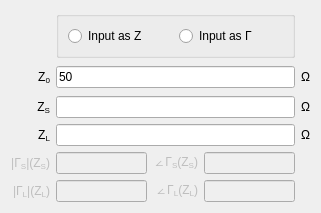
       <widget class="QWidget" name="layoutWidget">
        <property name="geometry">
         <rect>
          <x>0</x>
          <y>340</y>
          <width>321</width>
          <height>213</height>
         </rect>
        </property>
        <layout class="QGridLayout" name="gridLayout_17">
         <item row="0" column="1" colspan="3">
          <widget class="QGroupBox" name="groupBox_8">
           <property name="maximumSize">
            <size>
             <width>16777215</width>
             <height>1677721</height>
            </size>
           </property>
           <property name="title">
            <string/>
           </property>
           <layout class="QHBoxLayout" name="horizontalLayout_6">
            <item>
             <layout class="QHBoxLayout" name="horizontalLayout_7">
              <item>
               <widget class="QRadioButton" name="radioButton_5">
                <property name="text">
                 <string>Input as Z</string>
                </property>
               </widget>
              </item>
              <item>
               <widget class="QRadioButton" name="radioButton_6">
                <property name="text">
                 <string>Input as Γ</string>
                </property>
               </widget>
              </item>
             </layout>
            </item>
           </layout>
          </widget>
         </item>
         <item row="1" column="4" rowspan="2">
          <widget class="QLabel" name="label_27">
           <property name="layoutDirection">
            <enum>Qt::LeftToRight</enum>
           </property>
           <property name="text">
            <string>Ω</string>
           </property>
          </widget>
         </item>
         <item row="1" column="0" rowspan="2">
          <widget class="QLabel" name="label_200">
           <property name="text">
            <string>Z&lt;sub&gt;0&lt;/sub&gt;</string>
           </property>
           <property name="alignment">
            <set>Qt::AlignRight|Qt::AlignTrailing|Qt::AlignVCenter</set>
           </property>
          </widget>
         </item>
         <item row="6" column="1">
          <widget class="QLineEdit" name="ZS_box_4">
           <property name="enabled">
            <bool>false</bool>
           </property>
          </widget>
         </item>
         <item row="6" column="0">
          <widget class="QLabel" name="label_264">
           <property name="enabled">
            <bool>false</bool>
           </property>
           <property name="text">
            <string>&lt;html&gt;&lt;head/&gt;&lt;body&gt;&lt;p&gt;|Γ&lt;span style=&quot; vertical-align:sub;&quot;&gt;L&lt;/span&gt;|(Z&lt;span style=&quot; vertical-align:sub;&quot;&gt;L&lt;/span&gt;)&lt;/p&gt;&lt;/body&gt;&lt;/html&gt;</string>
           </property>
           <property name="alignment">
            <set>Qt::AlignRight|Qt::AlignTrailing|Qt::AlignVCenter</set>
           </property>
          </widget>
         </item>
         <item row="6" column="3">
          <widget class="QLineEdit" name="ZS_box_3">
           <property name="enabled">
            <bool>false</bool>
           </property>
          </widget>
         </item>
         <item row="4" column="4">
          <widget class="QLabel" name="label_25">
           <property name="text">
            <string>Ω</string>
           </property>
          </widget>
         </item>
         <item row="1" column="1" rowspan="2" colspan="3">
          <widget class="QLineEdit" name="Z0_box">
           <property name="text">
            <string>50</string>
           </property>
           <property name="placeholderText">
            <string/>
           </property>
           <property name="cursorMoveStyle">
            <enum>Qt::LogicalMoveStyle</enum>
           </property>
           <property name="clearButtonEnabled">
            <bool>false</bool>
           </property>
          </widget>
         </item>
         <item row="6" column="2">
          <widget class="QLabel" name="label_265">
           <property name="enabled">
            <bool>false</bool>
           </property>
           <property name="text">
            <string>&lt;html&gt;&lt;head/&gt;&lt;body&gt;&lt;p&gt;∠Γ&lt;span style=&quot; vertical-align:sub;&quot;&gt;L&lt;/span&gt;(Z&lt;span style=&quot; vertical-align:sub;&quot;&gt;L&lt;/span&gt;)&lt;/p&gt;&lt;/body&gt;&lt;/html&gt;</string>
           </property>
           <property name="alignment">
            <set>Qt::AlignRight|Qt::AlignTrailing|Qt::AlignVCenter</set>
           </property>
          </widget>
         </item>
         <item row="5" column="3">
          <widget class="QLineEdit" name="ZS_box_5">
           <property name="enabled">
            <bool>false</bool>
           </property>
          </widget>
         </item>
         <item row="5" column="0">
          <widget class="QLabel" name="label_250">
           <property name="enabled">
            <bool>false</bool>
           </property>
           <property name="text">
            <string>&lt;html&gt;&lt;head/&gt;&lt;body&gt;&lt;p&gt;|Γ&lt;span style=&quot; vertical-align:sub;&quot;&gt;S&lt;/span&gt;|(Z&lt;span style=&quot; vertical-align:sub;&quot;&gt;S&lt;/span&gt;)&lt;/p&gt;&lt;/body&gt;&lt;/html&gt;</string>
           </property>
           <property name="alignment">
            <set>Qt::AlignRight|Qt::AlignTrailing|Qt::AlignVCenter</set>
           </property>
          </widget>
         </item>
         <item row="3" column="0">
          <widget class="QLabel" name="label_196">
           <property name="text">
            <string>Z&lt;sub&gt;S&lt;/sub&gt;</string>
           </property>
           <property name="alignment">
            <set>Qt::AlignRight|Qt::AlignTrailing|Qt::AlignVCenter</set>
           </property>
          </widget>
         </item>
         <item row="5" column="1">
          <widget class="QLineEdit" name="ZS_box_2">
           <property name="enabled">
            <bool>false</bool>
           </property>
          </widget>
         </item>
         <item row="5" column="2">
          <widget class="QLabel" name="label_257">
           <property name="enabled">
            <bool>false</bool>
           </property>
           <property name="text">
            <string>&lt;html&gt;&lt;head/&gt;&lt;body&gt;&lt;p&gt;∠Γ&lt;span style=&quot; vertical-align:sub;&quot;&gt;S&lt;/span&gt;(Z&lt;span style=&quot; vertical-align:sub;&quot;&gt;S&lt;/span&gt;)&lt;/p&gt;&lt;/body&gt;&lt;/html&gt;</string>
           </property>
           <property name="alignment">
            <set>Qt::AlignRight|Qt::AlignTrailing|Qt::AlignVCenter</set>
           </property>
          </widget>
         </item>
         <item row="3" column="1" colspan="3">
          <widget class="QLineEdit" name="ZS_box"/>
         </item>
         <item row="3" column="4">
          <widget class="QLabel" name="label_26">
           <property name="text">
            <string>Ω</string>
           </property>
          </widget>
         </item>
         <item row="4" column="0">
          <widget class="QLabel" name="label_197">
           <property name="text">
            <string>Z&lt;sub&gt;L&lt;/sub&gt;</string>
           </property>
           <property name="alignment">
            <set>Qt::AlignRight|Qt::AlignTrailing|Qt::AlignVCenter</set>
           </property>
          </widget>
         </item>
         <item row="4" column="1" colspan="3">
          <widget class="QLineEdit" name="ZL_box"/>
         </item>
        </layout>
       </widget>
